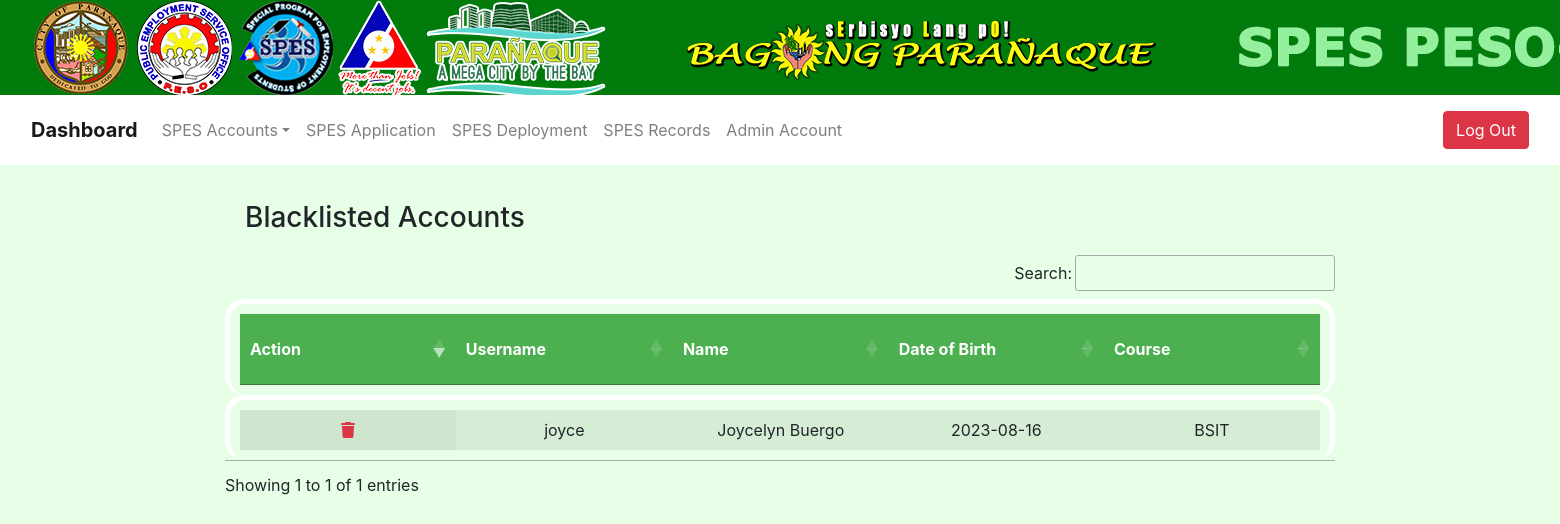
Page /admin/blacklisted.php (signed in) on the committed database.
### tables this page shows
CREATE TABLE `spesaccount` (
  `spes_id` bigint(255) NOT NULL,
  `username` varchar(100) DEFAULT NULL,
  `password` varchar(100) DEFAULT NULL,
  `surName` varchar(100) DEFAULT NULL,
  `firstName` varchar(100) DEFAULT NULL,
  `mName` varchar(100) DEFAULT NULL,
  `status` varchar(100) DEFAULT NULL,
  `gender` varchar(10) DEFAULT NULL,
  `doBirth` date DEFAULT NULL,
  `poBirth` varchar(100) DEFAULT NULL,
  `cShip` varchar(100) DEFAULT NULL,
  `gsisBeneficiary` varchar(100) DEFAULT NULL,
  `relationship` varchar(100) DEFAULT NULL,
  `pAdd` varchar(100) DEFAULT NULL,
  `cAdd` varchar(100) DEFAULT NULL,
  `barangay` varchar(30) NOT NULL,
  `mNo` int(11) DEFAULT NULL,
  `email` varchar(100) DEFAULT NULL,
  `socialAcc` varchar(100) DEFAULT NULL,
  `pStatus` varchar(100) DEFAULT NULL,
  `fatherName` varchar(100) DEFAULT NULL,
  `fCNo` int(11) DEFAULT NULL,
  `fStatus` varchar(100) DEFAULT NULL,
  `fOccu` int(100) DEFAULT NULL,
  `fSalary` int(255) DEFAULT NULL,
  `motherName` varchar(100) DEFAULT NULL,
  `mCNo` int(11) DEFAULT NULL,
  `mStatus` varchar(100) DEFAULT NULL,
  `mOccu` varchar(100) DEFAULT NULL,
  `mSalary` int(255) DEFAULT NULL,
  `elemSName` varchar(100) DEFAULT NULL,
  `elemDegree` varchar(100) DEFAULT NULL,
  `elemYearLvl` date DEFAULT NULL,
  `elemDEnd` date DEFAULT NULL,
  `secondSName` varchar(100) DEFAULT NULL,
  `secondDegree` varchar(100) DEFAULT NULL,
  `secondYearLvl` date DEFAULT NULL,
  `secondDEnd` date DEFAULT NULL,
  `tertSName` varchar(100) DEFAULT NULL,
  `tertDegree` varchar(100) DEFAULT NULL,
  `tertYearLvl` date DEFAULT NULL,
  `tertDEnd` date DEFAULT NULL,
  `tecSName` varchar(100) DEFAULT NULL,
  `tecDegree` varchar(100) DEFAULT NULL,
  `tecYearLvl` date DEFAULT NULL,
  `tectDEnd` date DEFAULT NULL,
  `historySpes` varchar(100) DEFAULT NULL,
  `historyYear` date DEFAULT NULL,
  `spesID` int(255) DEFAULT NULL,
  `is_blacklist` int(11) NOT NULL
);

### admin/blacklisted.php (the view, shortened to what this page needs)
<?php
include('../dbconnection/dbconnection.php');
 if(!isset($_SESSION['login'])){
   header('Location:index.php');
   exit();
 }else {?>
<?php $title = 'Blacklisted'; include('../include/header.php');?>
	<div class="form-row">
		<div class="container">
		<div class="content">
    <h3>Blacklisted Accounts</h3>
			<form name="form1" method="post" action="adminIndex.php">
        <div class="table-responsive">
        <table id="example" class="display table-striped" style="width:100%; height: 100%;">
          			<thead>
						<tr>
							<th>Action</th>
							<th>Username</th>
							<th>Name</th>
							<th>Date of Birth</th>
							<th>Course</th>
						</tr>
					</thead>
					<tbody>
					<?php
            $sql =mysqli_query($conn, "SELECT * FROM spesaccount WHERE is_blacklist = '1' ");
            if(mysqli_num_rows($sql)){
              foreach($sql as $row){?>
              <tr>
					<td><a href="javascript:confirmDelete(<?=$row['spes_id'] ?>)"><i class="fa-solid fa-trash text-danger"></i></a></td>
					<td><?=$row['username']?></td>
					<td><?=$row['firstName'].' '.$row['surName']?></td>
					<td><?=$row['doBirth']?></td>
					<td><?=$row['tecDegree']?></td>
              </tr>
          <?php }}?>
					</tbody>
					</table>
        </div>
			</form>
		</div>
	</div>
</div>
</body>
</html>
<?php }?>

### assets/css/adminStyle.css (style rules this page uses)
html { overflow: scroll; overflow-x: hidden; }
body { background-color: #e6ffe6; }
.container { height: 100%; width: 100%; }
table { border-collapse: collapse; border-spacing: 0; width: 100%; border: 5px solid #fff; box-sizing: border-box; padding: 10px 10px; border-radius: 20px; }
td { text-align: center; word-wrap: normal; }
th { background-color: #4CAF50; color: white; text-align: center; height: 50px; width: 150px; word-wrap: normal; }
h3 { margin: 20px; }

### rows in the picture
spesaccount: username "joyce", firstName "Joycelyn", surName "Buergo", doBirth "2023-08-16", tecDegree "BSIT"
